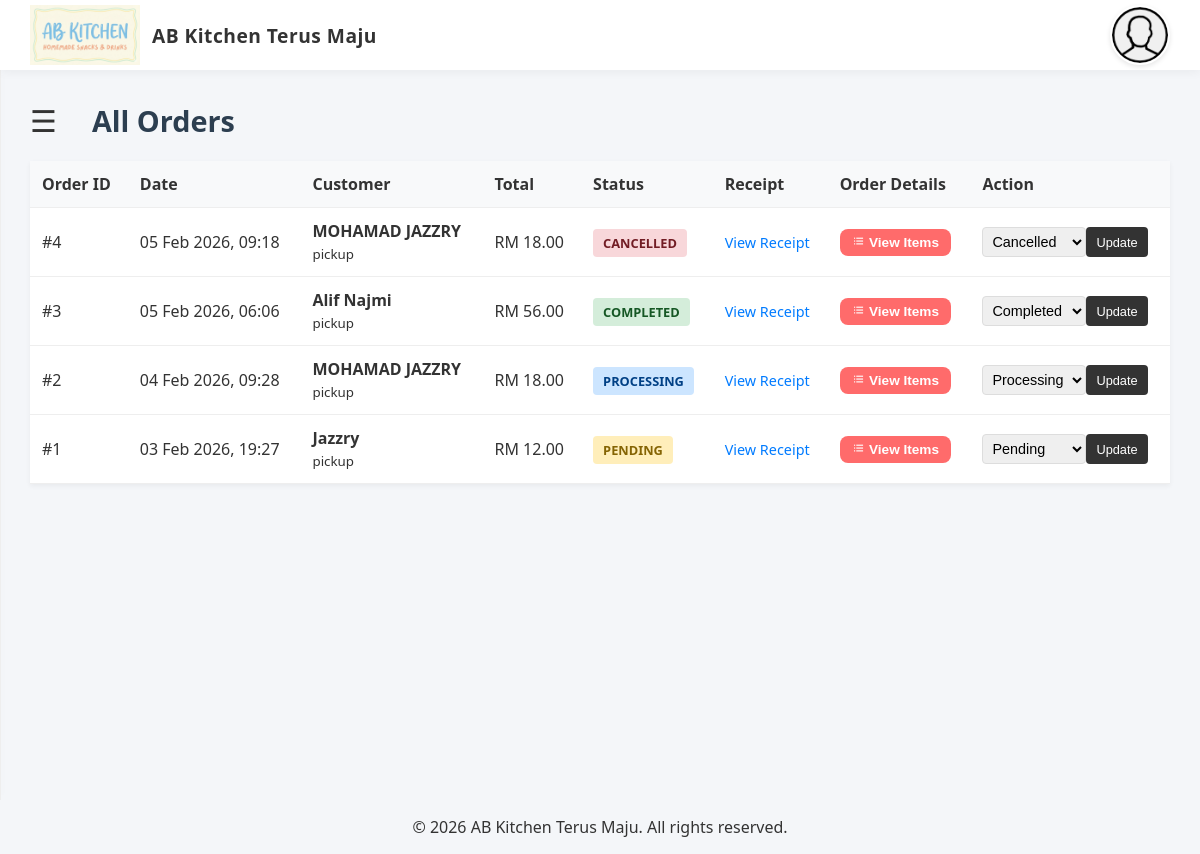
The page /pages/orders/list.php (signed in) on the database as committed earlier.
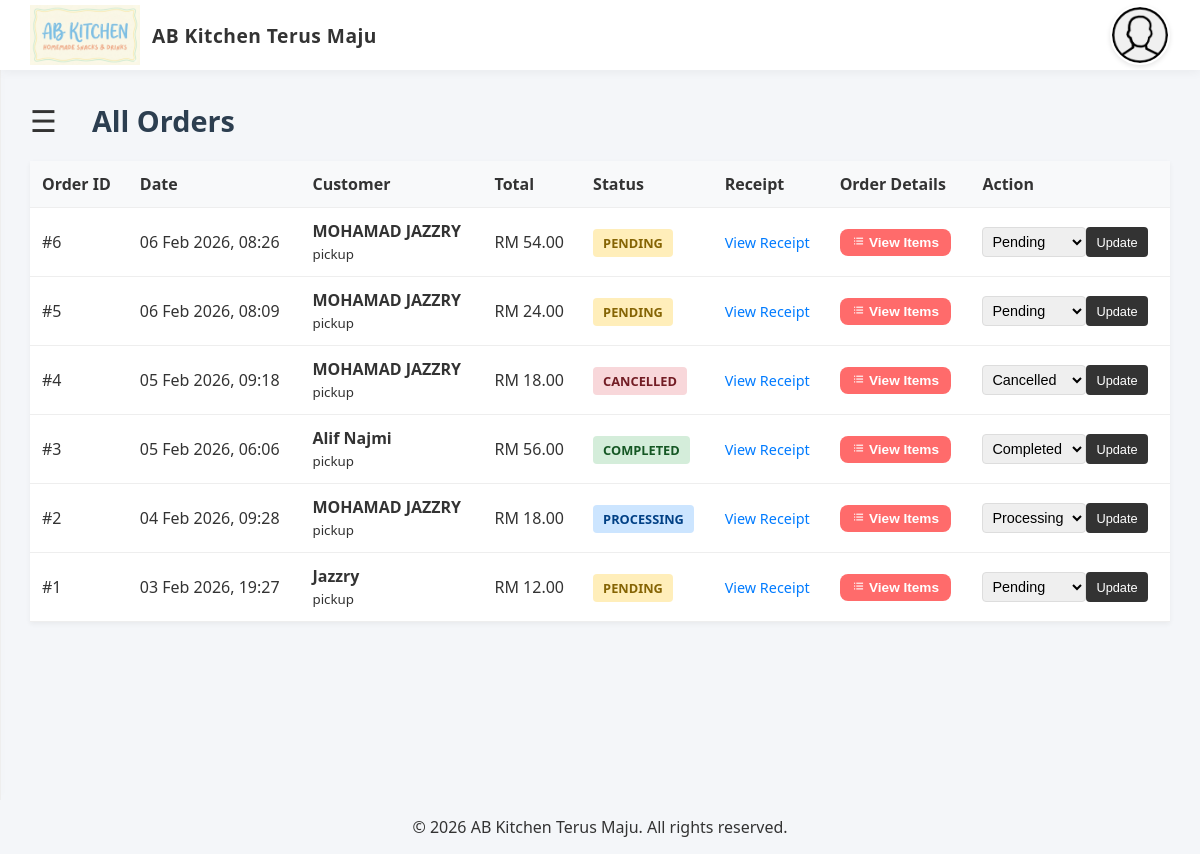
The same page on the database as committed later.
### tables this page shows
CREATE TABLE orders (
                id INTEGER PRIMARY KEY AUTOINCREMENT,
                user_id INTEGER, -- Cashier who processed the order
                customer_name TEXT, -- Optional, for reference
                total_amount REAL NOT NULL DEFAULT 0.00,
                status TEXT DEFAULT 'completed', -- 'pending', 'completed', 'cancelled'
                created_at DATETIME DEFAULT CURRENT_TIMESTAMP, customer_email TEXT, customer_phone TEXT, delivery_method TEXT DEFAULT 'pickup', shipping_address TEXT, payment_method TEXT DEFAULT 'manual', receipt_image TEXT,
                FOREIGN KEY (user_id) REFERENCES users(id) ON DELETE SET NULL
            );

### helpers.php (called while the page is built, shortened)
<?php
function get_settings($pdo) {
    try {
        $stmt = $pdo->query("SELECT setting_key, setting_value FROM settings");
        $settings = [];
        while ($row = $stmt->fetch(PDO::FETCH_ASSOC)) {
            $settings[$row['setting_key']] = $row['setting_value'];
        }
        return $settings;
    } catch (PDOException $e) {
        return [];
    }
}

### pages/orders/list.php (the view, shortened to what this page needs)
<?php
require_once '../../config/config.php';
require_once '../../header.php';
$filter_status = isset($_GET['status']) ? $_GET['status'] : '';
$sql = "SELECT * FROM orders";
$params = [];
$sql .= " ORDER BY created_at DESC";
$stmt = $pdo->prepare($sql);
$stmt->execute($params);
$orders = $stmt->fetchAll();
$page_title = $filter_status ? ucfirst($filter_status) . " Orders" : "All Orders";
?>
<!DOCTYPE html>
<html lang="en">
<head>
    <link rel="stylesheet" href="../../styles/admin_dashboard.css">
</head>
<body>
    <main class="dashboard-container" id="main">
        <div class="dashboard-header">
            <span class="menu-toggle" onclick="openNav(event)">&#9776;</span>
            <div class="welcome-banner">
                <h1><?= $page_title ?></h1>
            </div>
        </div>
        <table class="data-table">
            <thead>
                <tr>
                    <th>Order ID</th>
                    <th>Date</th>
                    <th>Customer</th>
                    <th>Total</th>
                    <th>Status</th>
                    <th>Receipt</th>
                    <th>Order Details</th>
                    <th>Action</th>
                </tr>
            </thead>
            <tbody>
                <?php if (empty($orders)): ?>
                    <tr><td colspan="7" style="text-align:center;padding:20px;color:#777;">No orders found.</td></tr>
                <?php else: ?>
                    <?php foreach ($orders as $o): ?>
                    <tr>
                        <td>#<?= $o['id'] ?></td>
                        <td><?= date('d M Y, H:i', strtotime($o['created_at'])) ?></td>
                        <td>
                            <strong><?= htmlspecialchars($o['customer_name'] ?? 'Guest') ?></strong><br>
                            <small><?= htmlspecialchars($o['delivery_method']) ?></small>
                        </td>
                        <td>RM <?= number_format($o['total_amount'], 2) ?></td>
                        <td>
                            <span class="badge status-<?= $o['status'] ?>"><?= $o['status'] ?></span>
                        </td>
                        <td>
                            <?php if (!empty($o['receipt_image'])): ?>
                                <a href="/receipts/<?= htmlspecialchars($o['receipt_image']) ?>" target="_blank" class="btn-link">View Receipt</a>
                            <?php else: ?>
                                <span style="color:#999;">-</span>
                            <?php endif; ?>
                        </td>
                        <td>
                            <button type="button" onclick="viewItems(<?= $o['id'] ?>)" class="btn btn-primary" style="padding:6px 12px;font-size:0.85em;">
                                <i class='bx bx-list-ul'></i> View Items
                            </button>
                        </td>
                        <td>
                            <form method="POST" action="" style="flex:1;display:flex;">
                                <select name="status" class="status-select">
                                    <option value="pending" <?= $o['status']=='pending'?'selected':'' ?>>Pending</option>
                                    <option value="processing" <?= $o['status']=='processing'?'selected':'' ?>>Processing</option>
                                    <option value="completed" <?= $o['status']=='completed'?'selected':'' ?>>Completed</option>
                                    <option value="cancelled" <?= $o['status']=='cancelled'?'selected':'' ?>>Cancelled</option>
                                </select>
                                <button type="submit" class="btn-update">Update</button>
                            </form>
                        </td>
                    </tr>
                    <?php endforeach; ?>
                <?php endif; ?>
            </tbody>
        </table>
    </main>
    <?php include '../../footer.php'; ?>
</body>
</html>

### header.php (shortened to what this page needs)
<?php
require_once __DIR__ . '/config/config.php';
try {
    $stmt = $pdo->prepare("SELECT username, role, is_new FROM users WHERE id = ?");
    $stmt->execute([$_SESSION['user_id']]);
    $user = $stmt->fetch();
    $protocol = isset($_SERVER['HTTPS']) && $_SERVER['HTTPS'] === 'on' ? "https" : "http";
    $host = $_SERVER['HTTP_HOST'];
    $project_dir = str_replace($_SERVER['DOCUMENT_ROOT'], '', str_replace('\\', '/', __DIR__));
    $base_url = $protocol . "://" . $host . $project_dir . "/";
    $dashboard_url = match($user['role']) {
        'admin' => $base_url . 'admin',
        'cashier' => $base_url . 'admin',
        default => $base_url
    };
    require_once __DIR__ . '/helpers.php';
    $settings = get_settings($pdo);
    $store_name = $settings['store_name'] ?? 'AB Kitchen';
    $logo_path = !empty($settings['store_logo'])
        ? $base_url . 'images/settings/' . htmlspecialchars($settings['store_logo'])
        : $base_url . 'images/Logo.png';
} catch (Exception $e) {
    die("System Error");
}
?>
<!DOCTYPE html>
<html lang="en">
<head>
  <link rel="stylesheet" href="<?= $base_url ?>styles/header.css?v=<?= time() ?>">
  <link rel="stylesheet" href="<?= $base_url ?>styles/sidenav.css?v=<?= time() ?>">
  <link rel="stylesheet" href="<?= $base_url ?>styles/main_style.css?v=<?= time() ?>">
  <link href='https://unpkg.com/boxicons@2.1.4/css/boxicons.min.css' rel='stylesheet'>
</head>
<body>
  <header>
    <a href="<?= $dashboard_url ?>" class="logo">
      <img src="<?= $logo_path ?>" alt="Logo" onerror="this.src='<?= $base_url ?>images/icons/user.png'">
      <span><?= htmlspecialchars($store_name) ?></span>
    </a>
    <nav>
      <div class="profile" onclick="toggleProfileMenu()">
        <div class="profile-pic" style="background-image: url('<?= $base_url ?>images/icons/user.png')"></div>
      </div>
    </nav>
  </header>

### footer.php (shortened to what this page needs)
<footer style="text-align: center; margin-top: 5px;">
<?php
$footer_store_name = $settings['store_name'] ?? 'My Digital Store';
?>
    <p>© <?= date('Y') ?> <?= htmlspecialchars($footer_store_name) ?>. All rights reserved.</p>
</footer>

### styles/header.css (style rules this page uses)
header { background-color: white; color: #333; display: flex; justify-content: space-between; align-items: center; padding: 0 30px; height: 70px; box-shadow: 0 2px 10px rgba(0, 0, 0, 0.05); position: sticky; top: 0; z-index: 100; }
.logo { display: flex; align-items: center; gap: 12px; text-decoration: none; color: inherit; }
.logo img { height: 45px; width: auto; }
.logo span { font-size: 1.2rem; font-weight: 700; color: #333; letter-spacing: 0.5px; }
nav { display: flex; align-items: center; gap: 25px; }
.profile { position: relative; cursor: pointer; display: flex; align-items: center; gap: 10px; }
.profile-pic { width: 40px; height: 40px; border-radius: 50%; background-size: cover; background-position: center; background-color: #f0f0f0; border: 2px solid #fff; box-shadow: 0 2px 5px rgba(0, 0, 0, 0.1); }
.logo img { height: 60px; }
nav { display: flex; align-items: center; gap: 20px; }
.profile { position: relative; cursor: pointer; }
.profile-pic { width: 60px; height: 60px; border-radius: 50%; background-size: cover; background-position: center; background-color: #f0f0f0; }

### styles/main_style.css (style rules this page uses)
:root { --primary-color: #dcb5ff; --accent-color: #ff6b6b; --text-color: #333; --bg-color: #f4f6f9; --sidebar-bg: #fff; --header-height: 70px; --shadow-sm: 0 2px 5px rgba(0, 0, 0, 0.05); --shadow-md: 0 5px 15px rgba(0, 0, 0, 0.1); }
*, *::before, *::after { box-sizing: border-box; }
body { margin: 0; font-family: 'Outfit', 'Segoe UI', sans-serif; background-color: var(--bg-color); color: var(--text-color); overflow-x: hidden; }
main { background-color: var(--bg-color); color: var(--text-color); padding: 30px; min-height: calc(100vh - var(--header-height)); transition: margin-left .3s ease; flex: 1; max-width: 100%; }
main h1 { margin-bottom: 25px; font-size: 1.8rem; font-weight: 700; color: #2c3e50; }
.btn { padding: 10px 20px; border-radius: 8px; border: none; cursor: pointer; font-weight: 600; transition: all 0.2s; }
.btn-primary { background: var(--accent-color); color: white; }
.menu-toggle { font-size: 24px; cursor: pointer; margin-right: 15px; color: #555; display: inline-block; vertical-align: middle; }

### styles/admin_dashboard.css (style rules this page uses)
.dashboard-header { display: flex; align-items: center; gap: 20px; margin-bottom: 20px; }
.menu-toggle { font-size: 30px; cursor: pointer; color: #333; display: inline-block; }
.welcome-banner h1 { margin: 0; }

### pages/orders/list.php (style rules this page uses)
.data-table { width: 100%; border-collapse: collapse; background: white; box-shadow: 0 2px 5px rgba(0,0,0,0.05); }
.data-table th, .data-table td { padding: 12px; text-align: left; border-bottom: 1px solid #eee; }
.data-table th { background: #f8f9fa; }
.badge { padding: 5px 10px; border-radius: 4px; font-size: 0.8em; text-transform: uppercase; font-weight: bold; }
.status-pending { background: #ffeeba; color: #856404; }
.status-processing { background: #cce5ff; color: #004085; }
.status-completed { background: #d4edda; color: #155724; }
.status-cancelled { background: #f8d7da; color: #721c24; }
.btn-link { color: #007bff; text-decoration: none; font-size: 0.9em; }
.status-select { padding: 5px; border: 1px solid #ddd; border-radius: 4px; font-size: 0.9em; }
.btn-update { padding: 5px 10px; background: #333; color: white; border: none; border-radius: 4px; cursor: pointer; font-size: 0.8em; }

Rows that differ between the two databases and show on the page:
added orders: id "6", created_at "06 Feb 2026, 08:26", customer_name "MOHAMAD JAZZRY", delivery_method "pickup", total_amount "54.00", status "PENDING", status "Pending"
added orders: id "5", created_at "06 Feb 2026, 08:09", customer_name "MOHAMAD JAZZRY", delivery_method "pickup", total_amount "24.00", status "PENDING", status "Pending"
